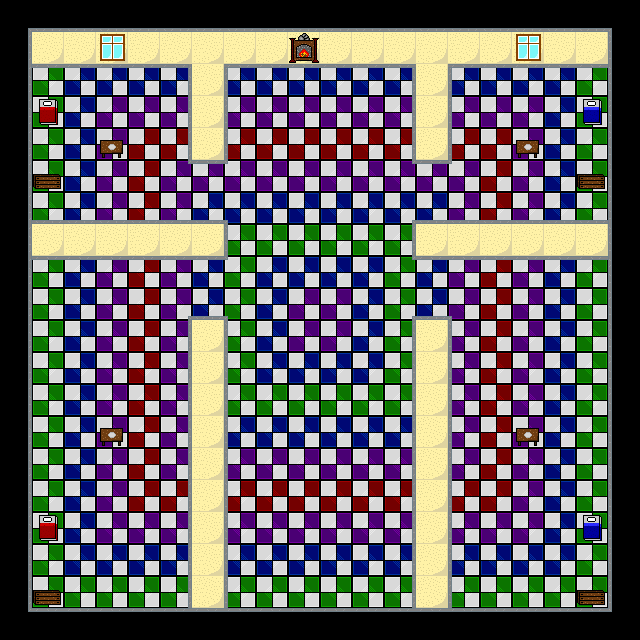

A 2D game scene composited from a Tiled map and its tileset images. What follows is a short description and the map's XML, with every tile layer's data as written:
An orthogonal 20x20 tile map with 32x32 px tiles, 3 tile layers (Background, Ground, Decoration) and 22 objects.

<map version="1.0" tiledversion="1.0.1" orientation="orthogonal" renderorder="left-down" width="20" height="20" tilewidth="32" tileheight="32" nextobjectid="24">
 <tileset firstgid="1" name="tileset1" tilewidth="32" tileheight="32" tilecount="256" columns="16">
  <image source="tileset1.png" width="512" height="512" />
 </tileset>
 <layer name="Background" width="20" height="20">
  <data encoding="csv">
209,210,210,210,210,210,210,210,210,210,210,210,210,210,210,210,210,210,210,211,
225,159,159,159,159,159,159,159,159,159,159,159,159,159,159,159,159,159,159,227,
225,163,147,147,147,147,159,147,147,147,147,147,147,159,147,147,147,147,163,227,
225,163,147,162,162,162,159,162,162,162,162,162,162,159,162,162,162,147,163,227,
225,163,147,162,146,146,159,146,146,146,146,146,146,159,146,146,162,147,163,227,
225,163,147,162,146,162,162,162,162,162,162,162,162,162,162,146,162,147,163,227,
225,163,147,162,146,162,147,147,147,147,147,147,147,147,162,146,162,147,163,227,
225,159,159,159,159,159,159,163,163,163,163,163,163,159,159,159,159,159,159,227,
225,163,147,162,146,162,147,163,147,147,147,147,163,147,162,146,162,147,163,227,
225,163,147,162,146,162,147,163,147,162,162,147,163,147,162,146,162,147,163,227,
225,163,147,162,146,162,159,163,147,162,162,147,163,159,162,146,162,147,163,227,
225,163,147,162,146,162,159,163,147,147,147,147,163,159,162,146,162,147,163,227,
225,163,147,162,146,162,159,163,163,163,163,163,163,159,162,146,162,147,163,227,
225,163,147,162,146,162,159,147,147,147,147,147,147,159,162,146,162,147,163,227,
225,163,147,162,146,162,159,162,162,162,162,162,162,159,162,146,162,147,163,227,
225,163,147,162,146,146,159,146,146,146,146,146,146,159,146,146,162,147,163,227,
225,163,147,162,162,162,159,162,162,162,162,162,162,159,162,162,162,147,163,227,
225,163,147,147,147,147,159,147,147,147,147,147,147,159,147,147,147,147,163,227,
225,163,163,163,163,163,159,163,163,163,163,163,163,159,163,163,163,163,163,227,
241,242,242,242,242,242,242,242,242,242,242,242,242,242,242,242,242,242,242,243
</data>
 </layer>
 <layer name="Ground" width="20" height="20">
  <data encoding="csv">
0,0,0,0,0,0,0,0,0,0,0,0,0,0,0,0,0,0,0,0,
0,0,0,56,0,0,0,0,0,22,0,0,0,0,0,0,56,0,0,0,
0,242,242,242,242,242,0,227,242,242,242,242,225,0,227,242,242,242,242,0,
0,63,0,0,0,225,0,227,0,0,0,0,225,0,227,0,0,0,62,0,
0,0,0,19,0,225,0,227,0,0,0,0,225,0,227,0,19,0,0,0,
0,20,0,0,0,241,242,243,0,0,0,0,241,242,243,0,0,0,20,0,
0,210,210,210,210,210,210,211,0,0,0,0,209,210,210,210,210,210,210,0,
0,0,0,0,0,0,0,227,0,0,0,0,225,0,0,0,0,0,0,0,
0,242,242,242,242,242,242,243,0,0,0,0,241,242,242,242,242,242,242,0,
0,0,0,0,0,209,210,211,0,0,0,0,209,210,211,0,0,0,0,0,
0,0,0,0,0,225,0,227,0,0,0,0,225,0,227,0,0,0,0,0,
0,0,0,0,0,225,0,227,0,0,0,0,225,0,227,0,0,0,0,0,
0,0,0,0,0,225,0,227,0,0,0,0,225,0,227,0,0,0,0,0,
0,0,0,19,0,225,0,227,0,0,0,0,225,0,227,0,19,0,0,0,
0,0,0,0,0,225,0,227,0,0,0,0,225,0,227,0,0,0,0,0,
0,0,0,0,0,225,0,227,0,0,0,0,225,0,227,0,0,0,0,0,
0,63,0,0,0,225,0,227,0,0,0,0,225,0,227,0,0,0,62,0,
0,0,0,0,0,225,0,227,0,0,0,0,225,0,227,0,0,0,0,0,
0,20,0,0,0,225,0,227,0,0,0,0,225,0,227,0,0,0,20,0,
0,0,0,0,0,0,0,0,0,0,0,0,0,0,0,0,0,0,0,0
</data>
 </layer>
 <layer name="Decoration" width="20" height="20">
  <data encoding="csv">
0,0,0,0,0,0,0,0,0,0,0,0,0,0,0,0,0,0,0,0,
0,0,0,0,0,0,0,0,0,0,0,0,0,0,0,0,0,0,0,0,
0,0,0,0,0,225,0,242,0,0,0,0,242,0,242,0,0,0,0,0,
0,0,0,0,0,0,0,0,0,0,0,0,0,0,0,0,0,0,0,0,
0,0,0,0,0,0,0,0,0,0,0,0,0,0,0,0,0,0,0,0,
0,0,0,0,0,0,0,0,0,0,0,0,0,0,0,0,0,0,0,0,
0,0,0,0,0,0,0,0,0,0,0,0,0,0,0,0,0,0,0,0,
0,0,0,0,0,0,0,0,0,0,0,0,0,0,0,0,0,0,0,0,
0,0,0,0,0,0,0,0,0,0,0,0,0,0,0,0,0,0,0,0,
0,0,0,0,0,0,0,0,0,0,0,0,0,0,0,0,0,0,0,0,
0,0,0,0,0,0,0,0,0,0,0,0,0,0,0,0,0,0,0,0,
0,0,0,0,0,0,0,0,0,0,0,0,0,0,0,0,0,0,0,0,
0,0,0,0,0,0,0,0,0,0,0,0,0,0,0,0,0,0,0,0,
0,0,0,0,0,0,0,0,0,0,0,0,0,0,0,0,0,0,0,0,
0,0,0,0,0,0,0,0,0,0,0,0,0,0,0,0,0,0,0,0,
0,0,0,0,0,0,0,0,0,0,0,0,0,0,0,0,0,0,0,0,
0,0,0,0,0,0,0,0,0,0,0,0,0,0,0,0,0,0,0,0,
0,0,0,0,0,0,0,0,0,0,0,0,0,0,0,0,0,0,0,0,
0,0,0,0,0,0,0,0,0,0,0,0,0,0,0,0,0,0,0,0,
0,0,0,0,0,0,0,0,0,0,0,0,0,0,0,0,0,0,0,0
</data>
 </layer>
 <objectgroup name="MAP_COLLISION">
  <object id="1" x="32" y="32" width="576" height="32" />
  <object id="2" x="416" y="64" width="32" height="96" />
  <object id="3" x="192" y="64" width="32" height="96" />
  <object id="4" x="32" y="224" width="192" height="32" />
  <object id="5" x="416" y="224" width="192" height="32" />
  <object id="6" x="417" y="321" width="32" height="288" />
  <object id="7" x="192" y="320" width="32" height="288" />
  <object id="8" x="32" y="608" width="576" height="32" />
  <object id="9" x="608" y="64" width="32" height="544" />
  <object id="10" x="0" y="64" width="32" height="544" />
  <object id="11" x="38" y="99" width="17" height="25" />
  <object id="12" x="35" y="176" width="24" height="12" />
  <object id="13" x="101" y="141" width="20" height="16" />
  <object id="14" x="518" y="141" width="19" height="15" />
  <object id="16" x="583" y="102" width="19" height="21" />
  <object id="17" x="582" y="173" width="21" height="15" />
  <object id="18" x="519" y="430" width="19" height="14" />
  <object id="19" x="586" y="516" width="14" height="25" />
  <object id="20" x="579" y="593" width="24" height="11" />
  <object id="21" x="40" y="515" width="16" height="25" />
  <object id="22" x="101" y="428" width="21" height="17" />
  <object id="23" x="37" y="592" width="24" height="11" />
 </objectgroup>
</map>
